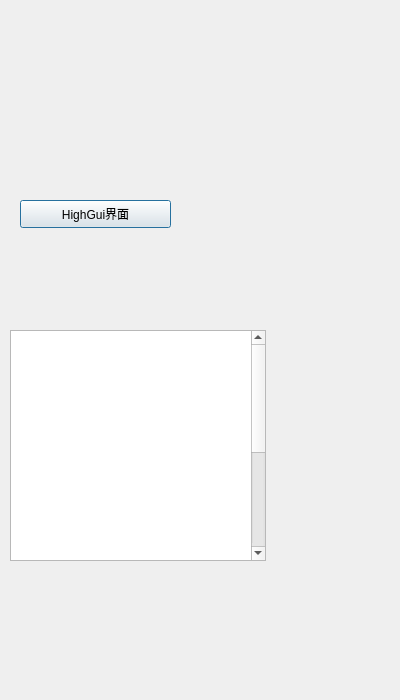
<?xml version="1.0" encoding="UTF-8"?>
<ui version="4.0">
 <class>Chapter3</class>
 <widget class="QDialog" name="Chapter3">
  <property name="geometry">
   <rect>
    <x>0</x>
    <y>0</y>
    <width>400</width>
    <height>700</height>
   </rect>
  </property>
  <property name="windowTitle">
   <string>Dialog</string>
  </property>
  <widget class="QPushButton" name="C3PB1">
   <property name="geometry">
    <rect>
     <x>20</x>
     <y>200</y>
     <width>151</width>
     <height>28</height>
    </rect>
   </property>
   <property name="styleSheet">
    <string notr="true">QTextBrowser {background-color:rgb(255,132,129,0);border-radius:3px;color:rgb(0,0,0);}
font: 13pt &quot;STFangsong&quot;;</string>
   </property>
   <property name="text">
    <string>HighGui界面</string>
   </property>
  </widget>
  <widget class="QTextBrowser" name="textBrowser">
   <property name="geometry">
    <rect>
     <x>10</x>
     <y>330</y>
     <width>256</width>
     <height>231</height>
    </rect>
   </property>
   <property name="styleSheet">
    <string notr="true">QTextBrowser {background-color:rgb(255,132,129,0);border-radius:3px;color:rgb(0,0,0);}
font: 14pt &quot;KaiTi&quot;;</string>
   </property>
   <property name="html">
    <string>&lt;!DOCTYPE HTML PUBLIC &quot;-//W3C//DTD HTML 4.0//EN&quot; &quot;http://www.w3.org/TR/REC-html40/strict.dtd&quot;&gt;
&lt;html&gt;&lt;head&gt;&lt;meta name=&quot;qrichtext&quot; content=&quot;1&quot; /&gt;&lt;style type=&quot;text/css&quot;&gt;
p, li { white-space: pre-wrap; }
&lt;/style&gt;&lt;/head&gt;&lt;body style=&quot; font-family:'.SF NS Text'; font-size:13pt; font-weight:400; font-style:normal;&quot;&gt;
&lt;p style=&quot; margin-top:0px; margin-bottom:0px; margin-left:0px; margin-right:0px; -qt-block-indent:0; text-indent:0px;&quot;&gt;&lt;span style=&quot; font-size:14pt; font-weight:600; font-style:italic; color:#ffffff;&quot;&gt;在OpenCV架构分析一节中我们讲过，HighGUI模块为高层GUI图形用户界面模块，包含媒体的输入输出、视频捕捉、图像和视频的编码解码、图形交互界面的接口等内容。VideoCapture视频类就是出自此HighGUI模块。本章旨在为大家展开讲解OpenCV中最长用到的一些交互操作；包括图像的载入、显示和输出，为程序添加滑动条，以及鼠标操作等常用内容。&lt;/span&gt;&lt;/p&gt;&lt;/body&gt;&lt;/html&gt;</string>
   </property>
  </widget>
 </widget>
 <resources/>
 <connections/>
</ui>
